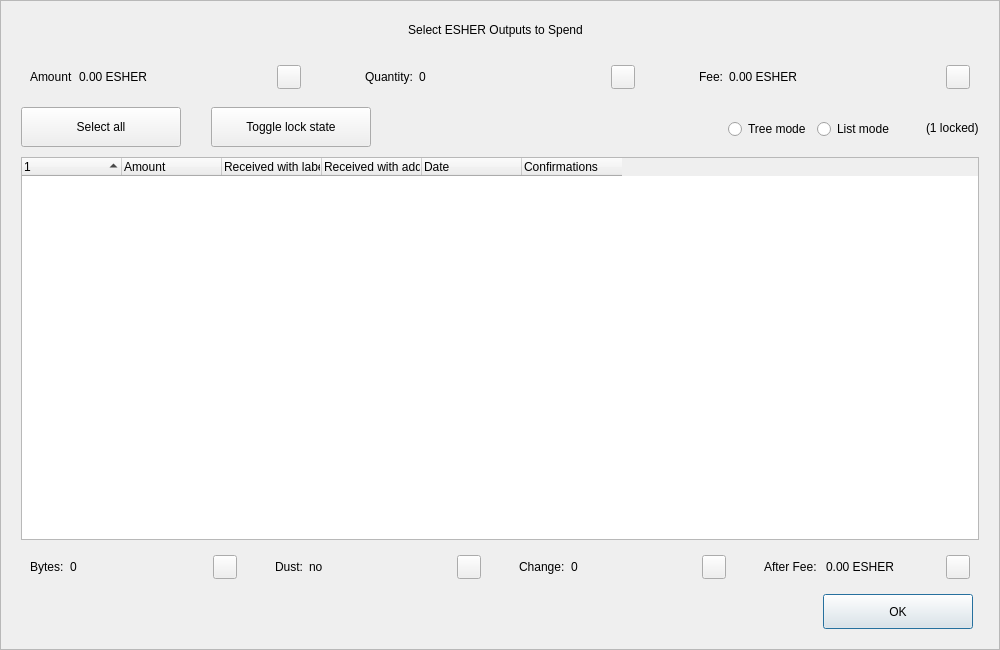
<?xml version="1.0" encoding="UTF-8"?>
<ui version="4.0">
 <class>CoinControlDialog</class>
 <widget class="QDialog" name="CoinControlDialog">
  <property name="geometry">
   <rect>
    <x>0</x>
    <y>0</y>
    <width>1000</width>
    <height>650</height>
   </rect>
  </property>
  <property name="minimumSize">
   <size>
    <width>950</width>
    <height>650</height>
   </size>
  </property>
  <property name="windowTitle">
   <string>Coin Selection</string>
  </property>
  <property name="styleSheet">
   <string notr="true"/>
  </property>
  <layout class="QVBoxLayout" name="verticalLayout">
   <property name="spacing">
    <number>0</number>
   </property>
   <property name="leftMargin">
    <number>0</number>
   </property>
   <property name="topMargin">
    <number>0</number>
   </property>
   <property name="rightMargin">
    <number>0</number>
   </property>
   <property name="bottomMargin">
    <number>0</number>
   </property>
   <item>
    <widget class="QFrame" name="frameContainer">
     <property name="toolTipDuration">
      <number>0</number>
     </property>
     <property name="frameShape">
      <enum>QFrame::StyledPanel</enum>
     </property>
     <property name="frameShadow">
      <enum>QFrame::Raised</enum>
     </property>
     <layout class="QVBoxLayout" name="verticalLayout_2">
      <property name="leftMargin">
       <number>0</number>
      </property>
      <property name="rightMargin">
       <number>0</number>
      </property>
      <property name="bottomMargin">
       <number>20</number>
      </property>
      <item>
       <layout class="QHBoxLayout" name="horizontalLayout_12">
        <property name="spacing">
         <number>0</number>
        </property>
        <property name="leftMargin">
         <number>20</number>
        </property>
        <property name="rightMargin">
         <number>30</number>
        </property>
        <item>
         <spacer name="horizontalSpacer_4">
          <property name="orientation">
           <enum>Qt::Horizontal</enum>
          </property>
          <property name="sizeHint" stdset="0">
           <size>
            <width>40</width>
            <height>20</height>
           </size>
          </property>
         </spacer>
        </item>
        <item>
         <widget class="QLabel" name="labelTitle">
          <property name="minimumSize">
           <size>
            <width>0</width>
            <height>40</height>
           </size>
          </property>
          <property name="maximumSize">
           <size>
            <width>16777215</width>
            <height>40</height>
           </size>
          </property>
          <property name="text">
           <string>Select ESHER Outputs to Spend</string>
          </property>
          <property name="alignment">
           <set>Qt::AlignCenter</set>
          </property>
          <property name="margin">
           <number>7</number>
          </property>
         </widget>
        </item>
        <item>
         <spacer name="horizontalSpacer_5">
          <property name="orientation">
           <enum>Qt::Horizontal</enum>
          </property>
          <property name="sizeHint" stdset="0">
           <size>
            <width>40</width>
            <height>20</height>
           </size>
          </property>
         </spacer>
        </item>
       </layout>
      </item>
      <item>
       <layout class="QHBoxLayout" name="horizontalLayout_8">
        <property name="leftMargin">
         <number>20</number>
        </property>
        <property name="rightMargin">
         <number>20</number>
        </property>
        <item>
         <widget class="QWidget" name="layoutAmount" native="true">
          <layout class="QHBoxLayout" name="horizontalLayout_9" stretch="0,1,0">
           <item>
            <widget class="QLabel" name="labelCoinControlAmountText">
             <property name="text">
              <string>Amount</string>
             </property>
            </widget>
           </item>
           <item>
            <widget class="QLabel" name="labelCoinControlAmount">
             <property name="text">
              <string>0.00 ESHER</string>
             </property>
            </widget>
           </item>
           <item alignment="Qt::AlignHCenter|Qt::AlignVCenter">
            <widget class="QPushButton" name="pushButtonAmount">
             <property name="minimumSize">
              <size>
               <width>0</width>
               <height>24</height>
              </size>
             </property>
             <property name="maximumSize">
              <size>
               <width>24</width>
               <height>26</height>
              </size>
             </property>
             <property name="focusPolicy">
              <enum>Qt::NoFocus</enum>
             </property>
             <property name="styleSheet">
              <string notr="true">padding-bottom:2px;
padding-right:4px;</string>
             </property>
             <property name="text">
              <string/>
             </property>
            </widget>
           </item>
          </layout>
         </widget>
        </item>
        <item>
         <spacer name="horizontalSpacer_2">
          <property name="orientation">
           <enum>Qt::Horizontal</enum>
          </property>
          <property name="sizeType">
           <enum>QSizePolicy::Fixed</enum>
          </property>
          <property name="sizeHint" stdset="0">
           <size>
            <width>40</width>
            <height>20</height>
           </size>
          </property>
         </spacer>
        </item>
        <item>
         <widget class="QWidget" name="layoutQuantity" native="true">
          <layout class="QHBoxLayout" name="horizontalLayout_10" stretch="0,1,0">
           <item>
            <widget class="QLabel" name="labelCoinControlQuantityText">
             <property name="text">
              <string>Quantity:</string>
             </property>
            </widget>
           </item>
           <item>
            <widget class="QLabel" name="labelCoinControlQuantity">
             <property name="text">
              <string>0</string>
             </property>
            </widget>
           </item>
           <item alignment="Qt::AlignHCenter|Qt::AlignVCenter">
            <widget class="QPushButton" name="pushButtonQuantity">
             <property name="minimumSize">
              <size>
               <width>0</width>
               <height>24</height>
              </size>
             </property>
             <property name="maximumSize">
              <size>
               <width>24</width>
               <height>26</height>
              </size>
             </property>
             <property name="focusPolicy">
              <enum>Qt::NoFocus</enum>
             </property>
             <property name="styleSheet">
              <string notr="true">padding-bottom:2px;
               padding-right:4px;</string>
             </property>
             <property name="text">
              <string/>
             </property>
            </widget>
           </item>
          </layout>
         </widget>
        </item>
        <item>
         <spacer name="horizontalSpacer_22">
          <property name="orientation">
           <enum>Qt::Horizontal</enum>
          </property>
          <property name="sizeType">
           <enum>QSizePolicy::Fixed</enum>
          </property>
          <property name="sizeHint" stdset="0">
           <size>
            <width>40</width>
            <height>20</height>
           </size>
          </property>
         </spacer>
        </item>
        <item>
         <widget class="QWidget" name="layoutFee" native="true">
          <layout class="QHBoxLayout" name="horizontalLayout_11" stretch="0,1,0">
           <item>
            <widget class="QLabel" name="labelCoinControlFeeText">
             <property name="text">
              <string>Fee:</string>
             </property>
            </widget>
           </item>
           <item>
            <widget class="QLabel" name="labelCoinControlFee">
             <property name="text">
              <string>0.00 ESHER</string>
             </property>
            </widget>
           </item>
           <item alignment="Qt::AlignHCenter|Qt::AlignVCenter">
            <widget class="QPushButton" name="pushButtonFee">
             <property name="minimumSize">
              <size>
               <width>0</width>
               <height>24</height>
              </size>
             </property>
             <property name="maximumSize">
              <size>
               <width>24</width>
               <height>26</height>
              </size>
             </property>
             <property name="focusPolicy">
              <enum>Qt::NoFocus</enum>
             </property>
             <property name="styleSheet">
              <string notr="true">padding-bottom:2px;
               padding-right:4px;</string>
             </property>
             <property name="text">
              <string/>
             </property>
            </widget>
           </item>
          </layout>
         </widget>
        </item>
       </layout>
      </item>
      <item>
       <widget class="QFrame" name="frame">
        <property name="minimumSize">
         <size>
          <width>0</width>
          <height>40</height>
         </size>
        </property>
        <property name="styleSheet">
         <string notr="true">#frame {
	border:0;
}</string>
        </property>
        <property name="frameShape">
         <enum>QFrame::StyledPanel</enum>
        </property>
        <property name="frameShadow">
         <enum>QFrame::Sunken</enum>
        </property>
        <layout class="QHBoxLayout" name="horizontalLayout">
         <property name="spacing">
          <number>0</number>
         </property>
         <property name="leftMargin">
          <number>20</number>
         </property>
         <property name="topMargin">
          <number>0</number>
         </property>
         <property name="rightMargin">
          <number>20</number>
         </property>
         <property name="bottomMargin">
          <number>0</number>
         </property>
         <item>
          <layout class="QHBoxLayout" name="horizontalLayoutPanel" stretch="0,0,0,0,0,0">
           <property name="spacing">
            <number>20</number>
           </property>
           <item>
            <widget class="QPushButton" name="pushButtonSelectAll">
             <property name="sizePolicy">
              <sizepolicy hsizetype="Maximum" vsizetype="Fixed">
               <horstretch>0</horstretch>
               <verstretch>0</verstretch>
              </sizepolicy>
             </property>
             <property name="minimumSize">
              <size>
               <width>160</width>
               <height>40</height>
              </size>
             </property>
             <property name="maximumSize">
              <size>
               <width>16777215</width>
               <height>40</height>
              </size>
             </property>
             <property name="text">
              <string>Select all</string>
             </property>
             <property name="checkable">
              <bool>true</bool>
             </property>
             <property name="checked">
              <bool>false</bool>
             </property>
             <property name="autoExclusive">
              <bool>false</bool>
             </property>
             <property name="autoDefault">
              <bool>false</bool>
             </property>
            </widget>
           </item>
           <item>
            <spacer name="horizontalSpacer_6">
             <property name="orientation">
              <enum>Qt::Horizontal</enum>
             </property>
             <property name="sizeType">
              <enum>QSizePolicy::Fixed</enum>
             </property>
             <property name="sizeHint" stdset="0">
              <size>
               <width>10</width>
               <height>20</height>
              </size>
             </property>
            </spacer>
           </item>
           <item>
            <widget class="QPushButton" name="pushButtonToggleLock">
             <property name="sizePolicy">
              <sizepolicy hsizetype="Maximum" vsizetype="Fixed">
               <horstretch>0</horstretch>
               <verstretch>0</verstretch>
              </sizepolicy>
             </property>
             <property name="minimumSize">
              <size>
               <width>160</width>
               <height>40</height>
              </size>
             </property>
             <property name="maximumSize">
              <size>
               <width>16777215</width>
               <height>40</height>
              </size>
             </property>
             <property name="text">
              <string>Toggle lock state</string>
             </property>
             <property name="checkable">
              <bool>true</bool>
             </property>
             <property name="autoExclusive">
              <bool>false</bool>
             </property>
             <property name="autoDefault">
              <bool>false</bool>
             </property>
            </widget>
           </item>
           <item>
            <spacer name="horizontalSpacer_7">
             <property name="orientation">
              <enum>Qt::Horizontal</enum>
             </property>
             <property name="sizeType">
              <enum>QSizePolicy::Expanding</enum>
             </property>
             <property name="sizeHint" stdset="0">
              <size>
               <width>30</width>
               <height>20</height>
              </size>
             </property>
            </spacer>
           </item>
           <item alignment="Qt::AlignRight">
            <widget class="QGroupBox" name="groupBox_2">
             <property name="styleSheet">
              <string notr="true">#groupBox_2 {
    background-color:transparent;
    border-radius:0;
}</string>
             </property>
             <property name="title">
              <string/>
             </property>
             <layout class="QHBoxLayout" name="horizontalLayout_14">
              <item>
               <widget class="QRadioButton" name="radioTreeMode">
                <property name="sizePolicy">
                 <sizepolicy hsizetype="Maximum" vsizetype="Fixed">
                  <horstretch>0</horstretch>
                  <verstretch>0</verstretch>
                 </sizepolicy>
                </property>
                <property name="text">
                 <string>Tree mode</string>
                </property>
               </widget>
              </item>
              <item>
               <widget class="QRadioButton" name="radioListMode">
                <property name="sizePolicy">
                 <sizepolicy hsizetype="Maximum" vsizetype="Fixed">
                  <horstretch>0</horstretch>
                  <verstretch>0</verstretch>
                 </sizepolicy>
                </property>
                <property name="text">
                 <string>List mode</string>
                </property>
                <property name="checked">
                 <bool>false</bool>
                </property>
               </widget>
              </item>
             </layout>
            </widget>
           </item>
           <item>
            <widget class="QLabel" name="labelLocked">
             <property name="text">
              <string>(1 locked)</string>
             </property>
            </widget>
           </item>
          </layout>
         </item>
        </layout>
       </widget>
      </item>
      <item>
       <layout class="QHBoxLayout" name="horizontalLayout_13">
        <property name="leftMargin">
         <number>20</number>
        </property>
        <property name="rightMargin">
         <number>20</number>
        </property>
        <item>
         <widget class="CoinControlTreeWidget" name="treeWidget">
          <property name="contextMenuPolicy">
           <enum>Qt::CustomContextMenu</enum>
          </property>
          <property name="styleSheet">
           <string notr="true"/>
          </property>
          <property name="sortingEnabled">
           <bool>false</bool>
          </property>
          <property name="columnCount">
           <number>6</number>
          </property>
          <attribute name="headerShowSortIndicator" stdset="0">
           <bool>true</bool>
          </attribute>
          <attribute name="headerStretchLastSection">
           <bool>false</bool>
          </attribute>
          <column>
           <property name="text">
            <string/>
           </property>
          </column>
          <column>
           <property name="text">
            <string>Amount</string>
           </property>
          </column>
          <column>
           <property name="text">
            <string>Received with label</string>
           </property>
          </column>
          <column>
           <property name="text">
            <string>Received with address</string>
           </property>
          </column>
          <column>
           <property name="text">
            <string>Date</string>
           </property>
          </column>
          <column>
           <property name="text">
            <string>Confirmations</string>
           </property>
           <property name="toolTip">
            <string>Confirmed</string>
           </property>
          </column>
         </widget>
        </item>
       </layout>
      </item>
      <item>
       <layout class="QHBoxLayout" name="horizontalLayout_3">
        <property name="spacing">
         <number>20</number>
        </property>
        <property name="leftMargin">
         <number>20</number>
        </property>
        <property name="rightMargin">
         <number>20</number>
        </property>
        <item>
         <widget class="QWidget" name="layoutBytes" native="true">
          <layout class="QHBoxLayout" name="horizontalLayout_4" stretch="0,1,0">
           <item>
            <widget class="QLabel" name="labelCoinControlBytesText">
             <property name="text">
              <string>Bytes:</string>
             </property>
            </widget>
           </item>
           <item>
            <widget class="QLabel" name="labelCoinControlBytes">
             <property name="text">
              <string>0</string>
             </property>
            </widget>
           </item>
           <item alignment="Qt::AlignHCenter|Qt::AlignVCenter">
            <widget class="QPushButton" name="pushButtonBytes">
             <property name="minimumSize">
              <size>
               <width>0</width>
               <height>24</height>
              </size>
             </property>
             <property name="maximumSize">
              <size>
               <width>24</width>
               <height>26</height>
              </size>
             </property>
             <property name="focusPolicy">
              <enum>Qt::NoFocus</enum>
             </property>
             <property name="styleSheet">
              <string notr="true">padding-bottom:2px;
               padding-right:4px;</string>
             </property>
             <property name="text">
              <string/>
             </property>
            </widget>
           </item>
          </layout>
         </widget>
        </item>
        <item>
         <widget class="QWidget" name="layoutDust" native="true">
          <layout class="QHBoxLayout" name="horizontalLayout_5" stretch="0,1,0">
           <item>
            <widget class="QLabel" name="labelCoinControlLowOutputText">
             <property name="text">
              <string>Dust:</string>
             </property>
            </widget>
           </item>
           <item>
            <widget class="QLabel" name="labelCoinControlLowOutput">
             <property name="text">
              <string>no</string>
             </property>
            </widget>
           </item>
           <item alignment="Qt::AlignHCenter|Qt::AlignVCenter">
            <widget class="QPushButton" name="pushButtonDust">
             <property name="minimumSize">
              <size>
               <width>0</width>
               <height>24</height>
              </size>
             </property>
             <property name="maximumSize">
              <size>
               <width>24</width>
               <height>26</height>
              </size>
             </property>
             <property name="focusPolicy">
              <enum>Qt::NoFocus</enum>
             </property>
             <property name="styleSheet">
              <string notr="true">padding-bottom:2px;
               padding-right:4px;</string>
             </property>
             <property name="text">
              <string/>
             </property>
            </widget>
           </item>
          </layout>
         </widget>
        </item>
        <item>
         <widget class="QWidget" name="layoutChange" native="true">
          <layout class="QHBoxLayout" name="horizontalLayout_6" stretch="0,1,0">
           <item>
            <widget class="QLabel" name="labelCoinControlChangeText">
             <property name="text">
              <string>Change:</string>
             </property>
            </widget>
           </item>
           <item>
            <widget class="QLabel" name="labelCoinControlChange">
             <property name="text">
              <string>0</string>
             </property>
            </widget>
           </item>
           <item alignment="Qt::AlignHCenter|Qt::AlignVCenter">
            <widget class="QPushButton" name="pushButtonChange">
             <property name="minimumSize">
              <size>
               <width>0</width>
               <height>24</height>
              </size>
             </property>
             <property name="maximumSize">
              <size>
               <width>24</width>
               <height>26</height>
              </size>
             </property>
             <property name="focusPolicy">
              <enum>Qt::NoFocus</enum>
             </property>
             <property name="styleSheet">
              <string notr="true">padding-bottom:2px;
               padding-right:4px;</string>
             </property>
             <property name="text">
              <string/>
             </property>
            </widget>
           </item>
          </layout>
         </widget>
        </item>
        <item>
         <widget class="QWidget" name="layoutAfter" native="true">
          <layout class="QHBoxLayout" name="horizontalLayout_7" stretch="0,1,0">
           <item>
            <widget class="QLabel" name="labelCoinControlAfterFeeText">
             <property name="text">
              <string>After Fee: </string>
             </property>
            </widget>
           </item>
           <item>
            <widget class="QLabel" name="labelCoinControlAfterFee">
             <property name="text">
              <string>0.00 ESHER</string>
             </property>
            </widget>
           </item>
           <item alignment="Qt::AlignHCenter|Qt::AlignVCenter">
            <widget class="QPushButton" name="pushButtonAlterFee">
             <property name="minimumSize">
              <size>
               <width>0</width>
               <height>24</height>
              </size>
             </property>
             <property name="maximumSize">
              <size>
               <width>24</width>
               <height>26</height>
              </size>
             </property>
             <property name="focusPolicy">
              <enum>Qt::NoFocus</enum>
             </property>
             <property name="styleSheet">
              <string notr="true">padding-bottom:2px;
               padding-right:4px;</string>
             </property>
             <property name="text">
              <string/>
             </property>
            </widget>
           </item>
          </layout>
         </widget>
        </item>
       </layout>
      </item>
      <item>
       <layout class="QHBoxLayout" name="horizontalLayout_2">
        <property name="spacing">
         <number>0</number>
        </property>
        <property name="leftMargin">
         <number>20</number>
        </property>
        <property name="rightMargin">
         <number>26</number>
        </property>
        <item>
         <spacer name="horizontalSpacer_3">
          <property name="orientation">
           <enum>Qt::Horizontal</enum>
          </property>
          <property name="sizeHint" stdset="0">
           <size>
            <width>558</width>
            <height>20</height>
           </size>
          </property>
         </spacer>
        </item>
        <item>
         <widget class="QPushButton" name="pushButtonOk">
          <property name="minimumSize">
           <size>
            <width>150</width>
            <height>35</height>
           </size>
          </property>
          <property name="text">
           <string>OK</string>
          </property>
         </widget>
        </item>
       </layout>
      </item>
     </layout>
    </widget>
   </item>
  </layout>
 </widget>
 <customwidgets>
  <customwidget>
   <class>CoinControlTreeWidget</class>
   <extends>QTreeWidget</extends>
   <header>coincontroltreewidget.h</header>
  </customwidget>
 </customwidgets>
 <resources/>
 <connections/>
</ui>
